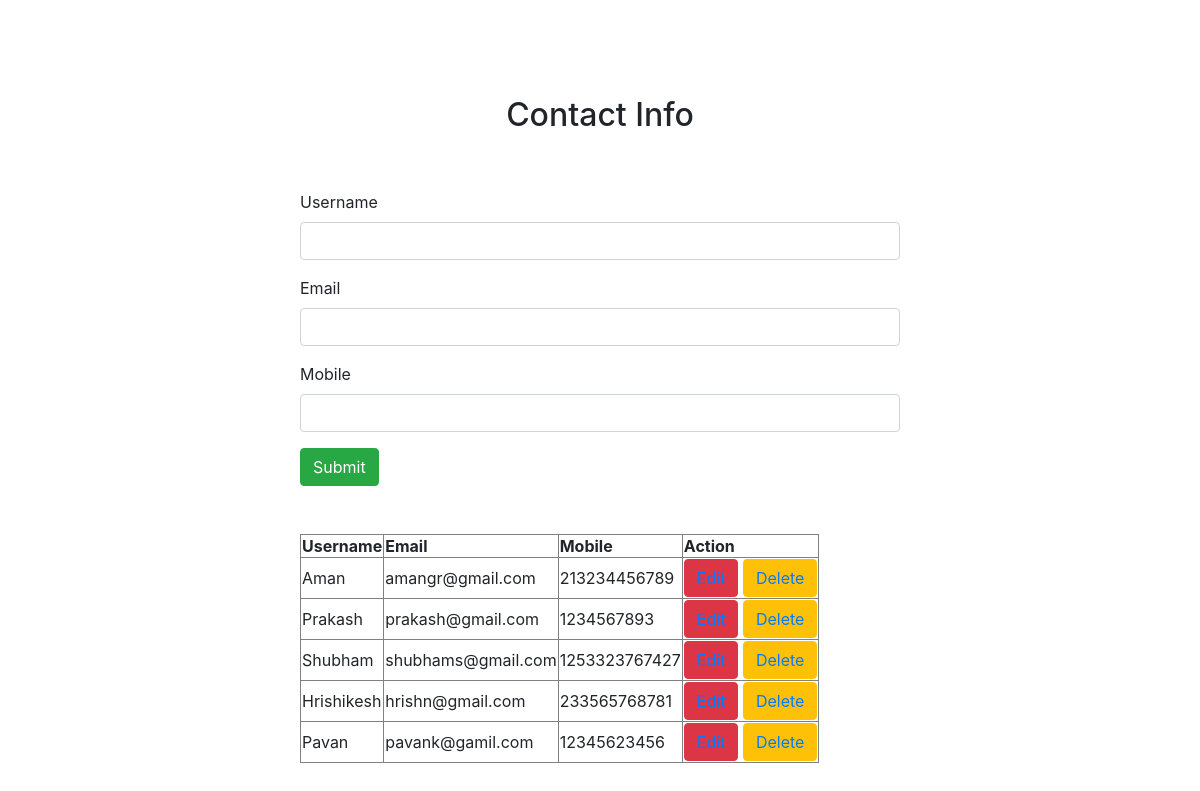
The page / on the database its author committed.
### tables this page shows
CREATE TABLE `users` (
  `id` int(11) NOT NULL,
  `user` varchar(200) NOT NULL,
  `email` varchar(200) NOT NULL,
  `mobile` varchar(100) NOT NULL
);

### index.php (the view, shortened to what this page needs)
<html>
<head>
	  <link rel="stylesheet" href="style.css">
	  <link rel="stylesheet" href="https://maxcdn.bootstrapcdn.com/bootstrap/4.5.2/css/bootstrap.min.css">
</head>
<body>
	<section class="my-5">
		<div class="py-5">
			<h2 class="text-center">Contact Info</h2>
		</div>
		<div class="w-50 m-auto">
			<form action="add.php" method="post">
				<div class="form-group">
					<label>Username</label>
					<input type="text" name="user" class="form-control">
				</div>
				<div class="form-group">
					<label>Email</label>
					<input type="text" name="mail" class="form-control">
				</div>
				<div class="form-group">
					<label>Mobile</label>
					<input type="text" name="num" class="form-control">
				</div>
				<button type="submit" class="btn btn-success" name="add">Submit</button>
			</form>
		</div>
	</section>
    <div class="w-50 m-auto">
        <table border="1">
            <thead>
                <th>Username</th>
                <th>Email</th>
                <th>Mobile</th>
                <th>Action</th>
             </thead>
            <tbody>
                <?php
                    include('conn.php');
                    $query = mysqli_query($conn,"select * from users");
                    while($row=mysqli_fetch_array($query)){
                        ?>
                        <tr>
                            <td><?php echo $row['user']; ?></td>
                            <td><?php echo $row['email']; ?></td>
                            <td><?php echo $row['mobile']; ?></td>
                            <td>
                                <button class="btn-danger btn"><a href="edit.php?id=<?php echo $row['id']; ?>">Edit</a></button>
                                <button class="btn btn-warning"><a href="delete.php?id=<?php echo $row['id']; ?>">Delete</a></button>
                            </td>
                        </tr>
                        <?php
                    }
                ?>
            </tbody>
        </table>
    </div>
</body>
</html>

### style.css (style rules this page uses)
* { box-sizing: border; }
body { background:#ddd; font-family: 'Open Sans', sans-serif; }

### rows shown on the page
users: user "Aman", email "amangr@gmail.com", mobile "213234456789"
users: user "Prakash", email "prakash@gmail.com", mobile "1234567893"
users: user "Shubham", email "shubhams@gmail.com", mobile "1253323767427"
users: user "Hrishikesh", email "hrishn@gmail.com", mobile "233565768781"
users: user "Pavan", email "pavank@gamil.com", mobile "12345623456"
